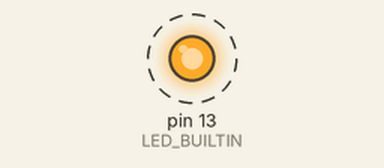
Bench run of a sketch on a simulated Arduino Uno, built with avr-gcc and run on an emulated ATmega328P. On the bench: output pins drawn as LEDs (lit = HIGH). Dashed ring = blinking.

Above: at 0.12 s.
Timing chart, 0 to 3.0 s (numbered marks = the images above):
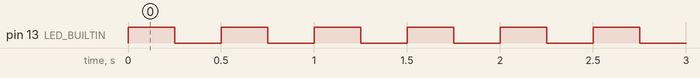

Measured:
- by itself, pin 13 (LED_BUILTIN): alternates HIGH for 0.25 s and LOW for 0.25 s

The sketch:

blink2.ino
```cpp
void setup() {
  pinMode(LED_BUILTIN, OUTPUT);
}
static int value = 0;
void loop() {
  digitalWrite(LED_BUILTIN, value++ % 2 == 0);
  delay(250);
}
```
